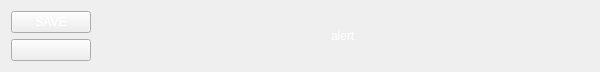
<?xml version="1.0" encoding="UTF-8"?>
<ui version="4.0">
 <class>Form</class>
 <widget class="QWidget" name="Form">
  <property name="geometry">
   <rect>
    <x>0</x>
    <y>0</y>
    <width>600</width>
    <height>72</height>
   </rect>
  </property>
  <property name="maximumSize">
   <size>
    <width>622</width>
    <height>16777215</height>
   </size>
  </property>
  <property name="windowTitle">
   <string>Form</string>
  </property>
  <layout class="QHBoxLayout" name="horizontalLayout">
   <property name="sizeConstraint">
    <enum>QLayout::SetMaximumSize</enum>
   </property>
   <item>
    <layout class="QVBoxLayout" name="verticalLayout">
     <property name="sizeConstraint">
      <enum>QLayout::SetFixedSize</enum>
     </property>
     <item>
      <widget class="QPushButton" name="save">
       <property name="maximumSize">
        <size>
         <width>80</width>
         <height>16777215</height>
        </size>
       </property>
       <property name="layoutDirection">
        <enum>Qt::RightToLeft</enum>
       </property>
       <property name="styleSheet">
        <string notr="true">color: rgb(255, 255, 255);</string>
       </property>
       <property name="text">
        <string>SAVE</string>
       </property>
       <property name="icon">
        <iconset>
         <normaloff>save.png</normaloff>save.png</iconset>
       </property>
      </widget>
     </item>
     <item>
      <widget class="QPushButton" name="delete_2">
       <property name="maximumSize">
        <size>
         <width>80</width>
         <height>16777215</height>
        </size>
       </property>
       <property name="layoutDirection">
        <enum>Qt::RightToLeft</enum>
       </property>
       <property name="styleSheet">
        <string notr="true">color: rgb(255, 255, 255);</string>
       </property>
       <property name="text">
        <string/>
       </property>
       <property name="icon">
        <iconset>
         <normaloff>garbage.png</normaloff>garbage.png</iconset>
       </property>
      </widget>
     </item>
    </layout>
   </item>
   <item>
    <spacer name="horizontalSpacer_2">
     <property name="orientation">
      <enum>Qt::Horizontal</enum>
     </property>
     <property name="sizeHint" stdset="0">
      <size>
       <width>40</width>
       <height>20</height>
      </size>
     </property>
    </spacer>
   </item>
   <item>
    <widget class="QLabel" name="text">
     <property name="styleSheet">
      <string notr="true">font: 12pt &quot;Tahoma&quot;;
color: rgb(255, 255, 255);</string>
     </property>
     <property name="text">
      <string>alert</string>
     </property>
    </widget>
   </item>
   <item>
    <spacer name="horizontalSpacer">
     <property name="orientation">
      <enum>Qt::Horizontal</enum>
     </property>
     <property name="sizeHint" stdset="0">
      <size>
       <width>40</width>
       <height>20</height>
      </size>
     </property>
    </spacer>
   </item>
  </layout>
 </widget>
 <resources/>
 <connections/>
</ui>
